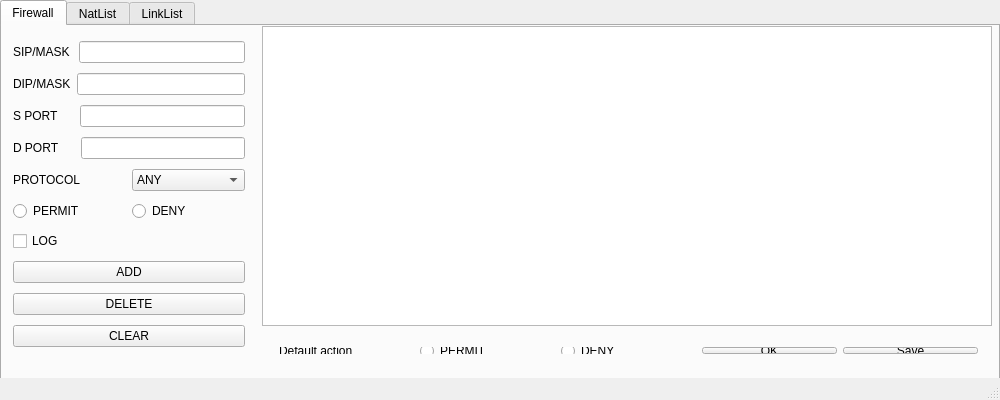
<?xml version="1.0" encoding="UTF-8"?>
<ui version="4.0">
 <class>MainWindow</class>
 <widget class="QMainWindow" name="MainWindow">
  <property name="geometry">
   <rect>
    <x>0</x>
    <y>0</y>
    <width>1000</width>
    <height>400</height>
   </rect>
  </property>
  <property name="windowTitle">
   <string>MainWindow</string>
  </property>
  <widget class="QWidget" name="centralWidget">
   <widget class="QTabWidget" name="tabWidget">
    <property name="geometry">
     <rect>
      <x>0</x>
      <y>0</y>
      <width>1000</width>
      <height>400</height>
     </rect>
    </property>
    <property name="currentIndex">
     <number>0</number>
    </property>
    <widget class="QWidget" name="tab">
     <attribute name="title">
      <string>Firewall</string>
     </attribute>
     <widget class="QWidget" name="layoutWidget">
      <property name="geometry">
       <rect>
        <x>0</x>
        <y>0</y>
        <width>254</width>
        <height>341</height>
       </rect>
      </property>
      <layout class="QVBoxLayout" name="verticalLayout">
       <item>
        <layout class="QHBoxLayout" name="horizontalLayout_2">
         <item>
          <widget class="QLabel" name="label">
           <property name="text">
            <string>SIP/MASK </string>
           </property>
          </widget>
         </item>
         <item>
          <widget class="QLineEdit" name="sourceIPInput"/>
         </item>
        </layout>
       </item>
       <item>
        <layout class="QHBoxLayout" name="horizontalLayout_3">
         <item>
          <widget class="QLabel" name="label_2">
           <property name="text">
            <string>DIP/MASK</string>
           </property>
          </widget>
         </item>
         <item>
          <widget class="QLineEdit" name="destIPInput"/>
         </item>
        </layout>
       </item>
       <item>
        <layout class="QHBoxLayout" name="horizontalLayout_4">
         <item>
          <widget class="QLabel" name="label_4">
           <property name="text">
            <string>S PORT     </string>
           </property>
          </widget>
         </item>
         <item>
          <widget class="QLineEdit" name="sourcePortInput"/>
         </item>
        </layout>
       </item>
       <item>
        <layout class="QHBoxLayout" name="horizontalLayout_5">
         <item>
          <widget class="QLabel" name="label_3">
           <property name="text">
            <string>D PORT     </string>
           </property>
          </widget>
         </item>
         <item>
          <widget class="QLineEdit" name="destPortInput"/>
         </item>
        </layout>
       </item>
       <item>
        <layout class="QHBoxLayout" name="horizontalLayout_6">
         <item>
          <widget class="QLabel" name="label_5">
           <property name="text">
            <string>PROTOCOL</string>
           </property>
          </widget>
         </item>
         <item>
          <widget class="QComboBox" name="protocolComboBox">
           <item>
            <property name="text">
             <string>ANY</string>
            </property>
           </item>
           <item>
            <property name="text">
             <string>TCP</string>
            </property>
           </item>
           <item>
            <property name="text">
             <string>UDP</string>
            </property>
           </item>
           <item>
            <property name="text">
             <string>ICMP</string>
            </property>
           </item>
          </widget>
         </item>
        </layout>
       </item>
       <item>
        <layout class="QHBoxLayout" name="horizontalLayout">
         <item>
          <widget class="QRadioButton" name="permit">
           <property name="text">
            <string>PERMIT</string>
           </property>
           <attribute name="buttonGroup">
            <string notr="true">buttonGroup</string>
           </attribute>
          </widget>
         </item>
         <item>
          <widget class="QRadioButton" name="deny">
           <property name="text">
            <string>DENY</string>
           </property>
           <attribute name="buttonGroup">
            <string notr="true">buttonGroup</string>
           </attribute>
          </widget>
         </item>
        </layout>
       </item>
       <item>
        <widget class="QCheckBox" name="writeLogChecked">
         <property name="text">
          <string>LOG</string>
         </property>
        </widget>
       </item>
       <item>
        <widget class="QPushButton" name="add_firewall_rule_Btn">
         <property name="text">
          <string>ADD</string>
         </property>
        </widget>
       </item>
       <item>
        <widget class="QPushButton" name="delete_firewall_rule_Btn">
         <property name="text">
          <string>DELETE</string>
         </property>
        </widget>
       </item>
       <item>
        <widget class="QPushButton" name="clear_firewall_rule_Btn">
         <property name="text">
          <string>CLEAR</string>
         </property>
        </widget>
       </item>
      </layout>
     </widget>
     <widget class="QTableWidget" name="tableWidget_firewall">
      <property name="geometry">
       <rect>
        <x>260</x>
        <y>0</y>
        <width>730</width>
        <height>300</height>
       </rect>
      </property>
     </widget>
     <widget class="QWidget" name="layoutWidget">
      <property name="geometry">
       <rect>
        <x>266</x>
        <y>310</y>
        <width>721</width>
        <height>29</height>
       </rect>
      </property>
      <layout class="QHBoxLayout" name="horizontalLayout_7">
       <item>
        <widget class="QLabel" name="label_6">
         <property name="text">
          <string>Default action</string>
         </property>
        </widget>
       </item>
       <item>
        <widget class="QRadioButton" name="D_PERMIT">
         <property name="text">
          <string>PERMIT</string>
         </property>
         <attribute name="buttonGroup">
          <string notr="true">buttonGroup_2</string>
         </attribute>
        </widget>
       </item>
       <item>
        <widget class="QRadioButton" name="D_DENY">
         <property name="text">
          <string>DENY</string>
         </property>
         <attribute name="buttonGroup">
          <string notr="true">buttonGroup_2</string>
         </attribute>
        </widget>
       </item>
       <item>
        <widget class="QPushButton" name="change_default_action_Btn">
         <property name="text">
          <string>OK</string>
         </property>
        </widget>
       </item>
       <item>
        <widget class="QPushButton" name="rewrite_default_firewall_rule_Btn">
         <property name="text">
          <string>Save</string>
         </property>
        </widget>
       </item>
      </layout>
     </widget>
    </widget>
    <widget class="QWidget" name="tab_3">
     <attribute name="title">
      <string>NatList</string>
     </attribute>
     <widget class="QTableWidget" name="tableWidget_nat">
      <property name="geometry">
       <rect>
        <x>0</x>
        <y>0</y>
        <width>880</width>
        <height>341</height>
       </rect>
      </property>
     </widget>
     <widget class="QPushButton" name="nat_start_Btn">
      <property name="geometry">
       <rect>
        <x>890</x>
        <y>10</y>
        <width>99</width>
        <height>27</height>
       </rect>
      </property>
      <property name="text">
       <string>Nat start</string>
      </property>
     </widget>
     <widget class="QPushButton" name="nat_stop_Btn">
      <property name="enabled">
       <bool>false</bool>
      </property>
      <property name="geometry">
       <rect>
        <x>890</x>
        <y>50</y>
        <width>99</width>
        <height>27</height>
       </rect>
      </property>
      <property name="text">
       <string>Nat stop</string>
      </property>
     </widget>
    </widget>
    <widget class="QWidget" name="tab_2">
     <attribute name="title">
      <string>LinkList</string>
     </attribute>
     <widget class="QTableWidget" name="tableWidget_link">
      <property name="geometry">
       <rect>
        <x>-10</x>
        <y>0</y>
        <width>1010</width>
        <height>351</height>
       </rect>
      </property>
     </widget>
    </widget>
   </widget>
  </widget>
  <widget class="QStatusBar" name="statusBar"/>
 </widget>
 <layoutdefault spacing="6" margin="11"/>
 <resources/>
 <connections/>
 <buttongroups>
  <buttongroup name="buttonGroup_2"/>
  <buttongroup name="buttonGroup"/>
 </buttongroups>
</ui>
